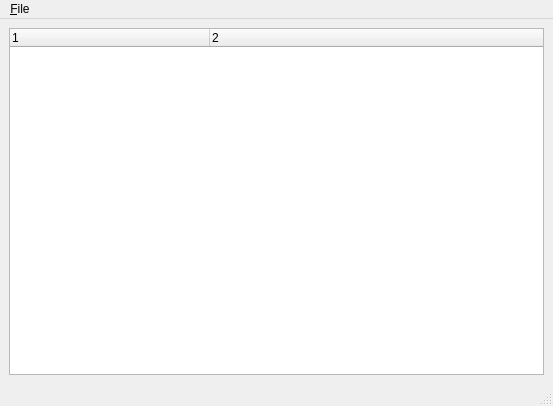
<?xml version="1.0" encoding="UTF-8"?>
<ui version="4.0">
 <class>isisPropertyViewer</class>
 <widget class="QMainWindow" name="isisPropertyViewer">
  <property name="geometry">
   <rect>
    <x>0</x>
    <y>0</y>
    <width>553</width>
    <height>406</height>
   </rect>
  </property>
  <property name="windowTitle">
   <string>isisProperty Viewer</string>
  </property>
  <widget class="QWidget" name="centralwidget">
   <layout class="QVBoxLayout" name="verticalLayout">
    <item>
     <widget class="QTreeWidget" name="treeWidget">
      <property name="columnCount">
       <number>2</number>
      </property>
      <attribute name="headerDefaultSectionSize">
       <number>200</number>
      </attribute>
      <attribute name="headerDefaultSectionSize">
       <number>200</number>
      </attribute>
      <column>
       <property name="text">
        <string notr="true">1</string>
       </property>
      </column>
      <column>
       <property name="text">
        <string notr="true">2</string>
       </property>
      </column>
     </widget>
    </item>
   </layout>
  </widget>
  <widget class="QMenuBar" name="menubar">
   <property name="geometry">
    <rect>
     <x>0</x>
     <y>0</y>
     <width>553</width>
     <height>22</height>
    </rect>
   </property>
   <widget class="QMenu" name="menu_File">
    <property name="title">
     <string>&amp;File</string>
    </property>
    <addaction name="action_Open"/>
    <addaction name="action_Close"/>
   </widget>
   <addaction name="menu_File"/>
  </widget>
  <widget class="QStatusBar" name="statusbar"/>
  <action name="action_Close">
   <property name="text">
    <string>&amp;Close</string>
   </property>
  </action>
  <action name="action_Open">
   <property name="text">
    <string>&amp;Open File</string>
   </property>
  </action>
 </widget>
 <resources/>
 <connections/>
</ui>
